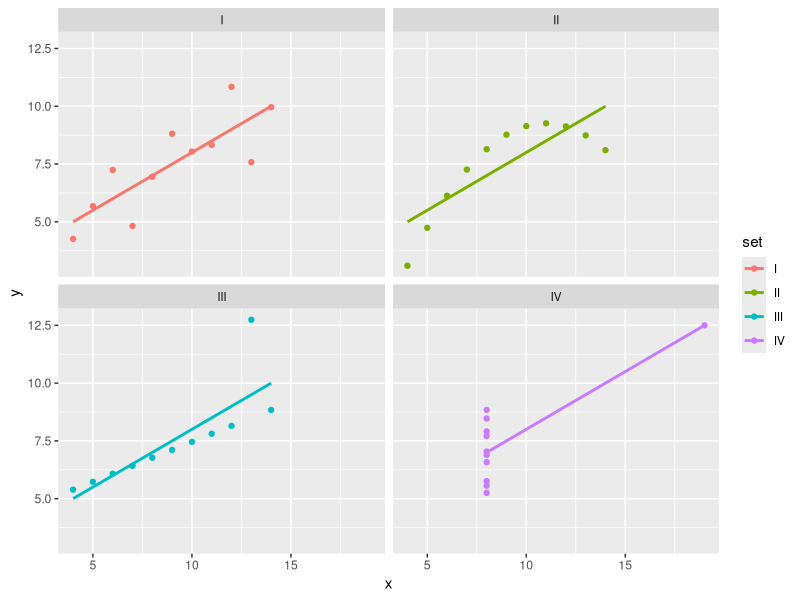

R code for this plot:
pdf(file="anscombe.pdf", paper="USr", height=0, width=0)

library(tidyverse)

anscombe

anscombe_tidy <- anscombe %>%
    mutate(observation = seq_len(n())) %>%
    gather(key, value, -observation) %>%
    separate(key, c("variable", "set"), 1, convert = TRUE) %>%
    mutate(set = c("I", "II", "III", "IV")[set]) %>%
    spread(variable, value) %>% arrange(set,observation)

anscombe_tidy

summarize(group_by(anscombe_tidy,set),
          mean(x), sd(x), mean(y), sd(y), cor(x,y), alpha=coef(lm(y ~ x))[1], beta=coef(lm(y ~ x))[2], R2=summary(lm(y ~ x))$r.squared 
          )

ggplot(anscombe_tidy, aes(x=x, y=y, color=set)) +
    geom_point() +
    facet_wrap(~ set) +
    geom_smooth(method = "lm", se = FALSE)
